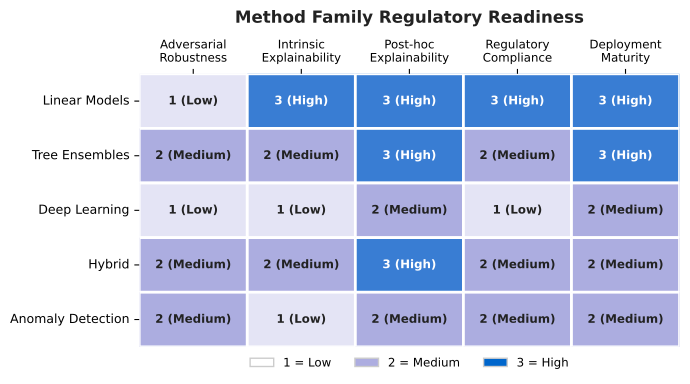

The Python source for this figure:
#!/usr/bin/env python3
"""Regulatory Readiness Heatmap -- Section 05 Adversarial & Regulatory.

Heatmap: 5 method families (rows) x 5 readiness dimensions (columns).
Rating scale 1 = Low, 2 = Medium, 3 = High.
"""

import pathlib
import numpy as np
import matplotlib.pyplot as plt
import matplotlib.colors as mcolors
import seaborn as sns

# -- colour palette -----------------------------------------------------------
mlblue = (0 / 255, 102 / 255, 204 / 255)
mlpurple = (51 / 255, 51 / 255, 178 / 255)
mllavender = (173 / 255, 173 / 255, 224 / 255)
mlorange = (255 / 255, 127 / 255, 14 / 255)
mlgreen = (44 / 255, 160 / 255, 44 / 255)
mlred = (214 / 255, 39 / 255, 40 / 255)

# -- data ---------------------------------------------------------------------
methods = [
    "Linear Models",
    "Tree Ensembles",
    "Deep Learning",
    "Hybrid",
    "Anomaly Detection",
]

dimensions = [
    "Adversarial\nRobustness",
    "Intrinsic\nExplainability",
    "Post-hoc\nExplainability",
    "Regulatory\nCompliance",
    "Deployment\nMaturity",
]

data = np.array([
    [1, 3, 3, 3, 3],  # Linear
    [2, 2, 3, 3, 3],  # Trees
    [1, 1, 2, 1, 2],  # Deep
    [2, 2, 3, 2, 3],  # Hybrid
    [2, 1, 2, 2, 2],  # Anomaly
])

rating_labels = {1: "Low", 2: "Medium", 3: "High"}

# -- custom colour map: white(1) -> mllavender(2) -> mlblue(3) ---------------
cmap = mcolors.LinearSegmentedColormap.from_list(
    "readiness", ["#ffffff", mllavender, mlblue], N=256
)
norm = mcolors.Normalize(vmin=0.5, vmax=3.5)

# -- figure -------------------------------------------------------------------
fig, ax = plt.subplots(figsize=(7, 4))

sns.heatmap(
    data,
    ax=ax,
    cmap=cmap,
    norm=norm,
    linewidths=2,
    linecolor="white",
    cbar=False,
    xticklabels=dimensions,
    yticklabels=methods,
    annot=False,
    square=False,
)

# Annotate cells with rating text
for i in range(data.shape[0]):
    for j in range(data.shape[1]):
        val = data[i, j]
        text_color = "white" if val == 3 else "#222222"
        ax.text(
            j + 0.5, i + 0.5,
            f"{val} ({rating_labels[val]})",
            ha="center", va="center",
            fontsize=8.5, fontweight="bold",
            color=text_color,
        )

ax.set_title("Method Family Regulatory Readiness",
             fontsize=12, fontweight="bold", pad=12, color="#222222")
ax.tick_params(axis="x", labelsize=8.5, rotation=0)
ax.tick_params(axis="y", labelsize=9, rotation=0)
ax.xaxis.tick_top()
ax.xaxis.set_label_position("top")

# Legend bar
from matplotlib.patches import Patch
legend_patches = [
    Patch(facecolor="#ffffff", edgecolor="#cccccc", label="1 = Low"),
    Patch(facecolor=mllavender, edgecolor="#cccccc", label="2 = Medium"),
    Patch(facecolor=mlblue, edgecolor="#cccccc", label="3 = High"),
]
ax.legend(handles=legend_patches, loc="lower center",
          bbox_to_anchor=(0.5, -0.12), ncol=3, frameon=False, fontsize=8.5)

plt.tight_layout()

# -- save ---------------------------------------------------------------------
out_dir = pathlib.Path(__file__).parent
fig.savefig(out_dir / "02_readiness_heatmap.pdf", bbox_inches="tight")
fig.savefig(out_dir / "thumb.png", dpi=150, bbox_inches="tight")
plt.close(fig)
print(f"Saved to {out_dir}")
